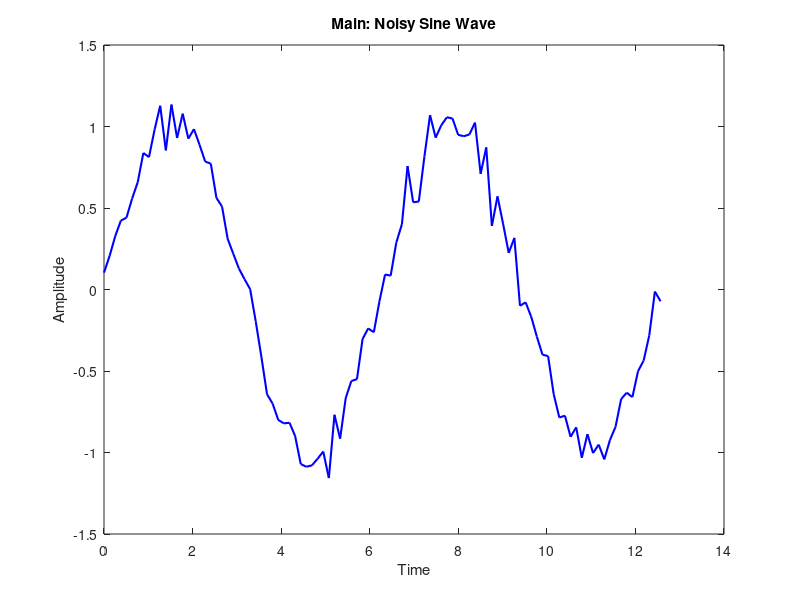

MATLAB code to generate this figure: (Note: this script raises an error after producing the figure.)
% test_cgg_modifyPlotWithInset.m
% Test script to verify the functionality of cgg_modifyPlotWithInset.m

% Clean up workspace and close existing figures
close all;
clear;
clc;

disp('Running tests for cgg_modifyPlotWithInset...');

%% Test 1: Basic Line Plot with a Histogram Inset (Top-Right)
figure('Name', 'Test 1: Line Plot + Histogram', 'Position', [100, 100, 600, 400]);
ax1 = axes();
x1 = linspace(0, 4*pi, 100);
y1 = sin(x1) + randn(1, 100)*0.1; % Sine wave with noise
plot(ax1, x1, y1, 'b-', 'LineWidth', 1.5);
title(ax1, 'Main: Noisy Sine Wave');
xlabel(ax1, 'Time');
ylabel(ax1, 'Amplitude');

% Create Inset
histData = randn(500, 1);
insetPos1 = [0.65, 0.65, 0.25, 0.25]; % Top-Right
axInset1 = cgg_modifyPlotWithInset(ax1, @histogram, {histData, 15}, insetPos1);
title(axInset1, 'Noise Dist');

%% Test 2: 3D Surface Plot with a Scatter Inset (Top-Left)
figure('Name', 'Test 2: Surface + Scatter', 'Position', [150, 150, 600, 400]);
ax2 = axes();
surf(ax2, peaks);
title(ax2, 'Main: 3D Peaks Surface');

% Create Inset
% Demonstrating passing multiple arguments (X, Y, Size, Color, 'filled')
scatX = rand(50, 1);
scatY = rand(50, 1);
scatSize = rand(50, 1) * 100;
scatColor = rand(50, 1);
insetPos2 = [0.05, 0.65, 0.3, 0.25]; % Top-Left
axInset2 = cgg_modifyPlotWithInset(ax2, @scatter, {scatX, scatY, scatSize, scatColor, 'filled'}, insetPos2);
title(axInset2, 'Scatter Inset');
colormap(axInset2, 'hot'); % Apply colormap only to the inset

%% Test 3: Bar Chart with a Pie Chart Inset (Custom Position)
figure('Name', 'Test 3: Bar + Pie', 'Position', [200, 200, 600, 400]);
ax3 = axes();
categories = categorical({'A', 'B', 'C', 'D', 'E'});
barData = [15 22 18 35 12];
bar3 = bar(ax3, categories, barData, 'FaceColor', [0.2 0.6 0.5]);
title(ax3, 'Main: Bar Chart');
ylabel(ax3, 'Counts');

% Create Inset
pieData = [35, 25, 40];
insetPos3 = [0.15, 0.45, 0.35, 0.35]; % Middle-Left
axInset3 = cgg_modifyPlotWithInset(ax3, @pie, {pieData}, insetPos3);
title(axInset3, 'Proportions');
% Remove the background box for the pie chart for a cleaner look
axInset3.Color = 'none';
box(axInset3, 'off');

%% Test 4: Multiple Insets in a Single Plot
figure('Name', 'Test 4: Multiple Insets', 'Position', [250, 250, 600, 400]);
ax4 = axes();
plot(ax4, rand(20, 3), 'LineWidth', 2);
title(ax4, 'Main: Multiple Random Lines');
legend(ax4, 'Series 1', 'Series 2', 'Series 3', 'Location', 'southwest');

% Inset 1: Top-Left (Small Plot)
insetPos4a = [0.05, 0.70, 0.2, 0.2];
cgg_modifyPlotWithInset(ax4, @plot, {rand(10, 1), 'r-o', 'MarkerFaceColor', 'r'}, insetPos4a);

% Inset 2: Bottom-Right (Small Bar)
insetPos4b = [0.75, 0.15, 0.2, 0.2];
cgg_modifyPlotWithInset(ax4, @bar, {rand(1, 4)}, insetPos4b);

disp('All tests completed. Check the generated figures.');
